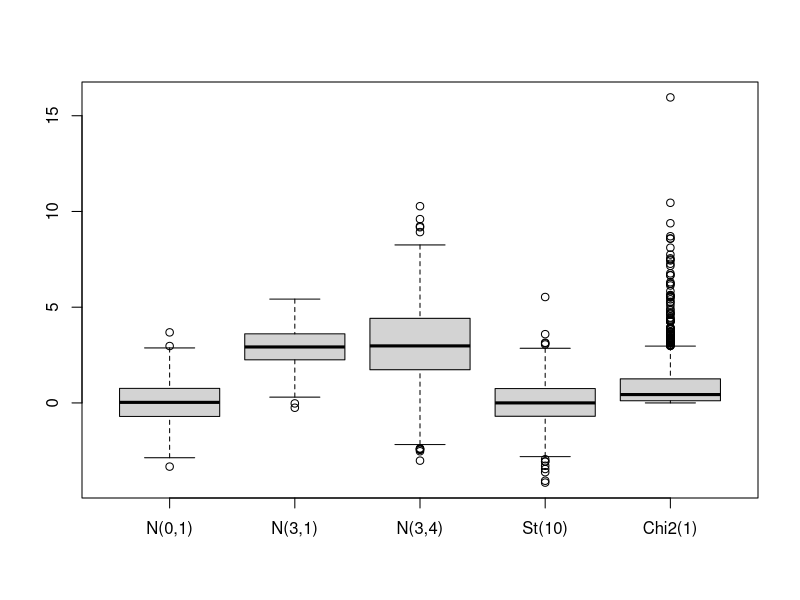

Generate this figure with R:
## ---- chunk 1
x <- c()            # crée un vecteur vide
x <- rep(0,10)      # crée un vecteur de 0 de taille 10
A <- matrix(0,10,5) # crée une matrice de 0 de 10 lignes et 5 colonnes
## ---- chunk 2
x <- rep(c(0,1),times=5)      # répète (0,1) 5 fois
x
y <- rep(c(0,1),each=5)       # répète chaque élément de (0,1) 5 fois successivement
y
t <- rep(c(0,1),length.out=5) # répète (0,1) jusqu'à ce que le vecteur soit de taille 5
t
t <- rep(c(0,1),5)            # si on ne précise pas, c'est times par défaut
t
## ---- chunk 3
# Transformer des vecteurs lignes en vecteurs colonnes
x <- t(x)
## ---- chunk 4
# Concaténer des vecteurs en une matrice - verticalement
x <- rep(0,5)
y <- rep(1,5)
A <- cbind(x,y)
A
## ---- chunk 5
# Concaténer des vecteurs colonnes en un vecteur - horizontalement
x <- rep(0,5)
y <- rep(1,5)
A <- rbind(x,y)
A
## ---- chunk 6
# Transformer une matrice en un vecteur
A <- cbind(rep(0,5),rep(1,5))
x <- as.vector(A)
cat(x)
## ---- chunk 7
A <- cbind(rep(0,5),rep(1,5))
colnames(A) <- c('prems','deuz')
rownames(A) <- letters[1:5]
A
## ---- chunk 8
x1 <- rnorm(1000,0,1)
x2 <- rnorm(1000,3,1)
x3 <- rnorm(1000,3,2)
x4 <- rt(1000,10)
x5 <- rchisq(1000,1)
A <- cbind(x1,x2,x3,x4,x5)
colnames(A) <- c('N(0,1)','N(3,1)','N(3,4)','St(10)','Chi2(1)')
boxplot(A)
